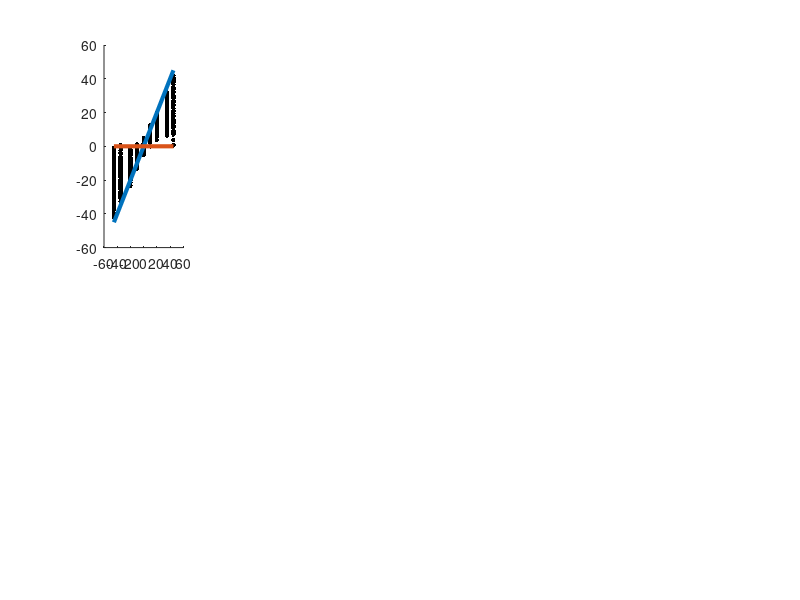

Source code (MATLAB): (Note: this script raises an error after producing the figure.)
%% fig S1C 
load('N_beha_10example.mat')
rot = [-45,-35,-20,-10,0,10,20,35,45]';
hw = reach;
days = unique(hw(:,1));
a = [1:10];
k = 1;
yy = zeros(length(rot),length(a));
figure()
for sub = a
    yy = cell(1,length(rot));
    subplot(2,5,k)
    hold on
    dat = hw(hw(:,1)==sub,:);
    dat = dat(dat(:,4)==1,:);
    dat = dat(dat(:,3)==6,:); 
    cond3 = dat(dat(:,2)==3,[6, end]); 
    for i = 1:length(rot)
        x = cond3(cond3(:,1)==rot(i),2);
        x = x(~isnan(x));
        r = rot(i);

        if r<0
            idx = (x<r-7) | (x>7);
            x(idx) = nan;
        end
        if r>0
            idx = (x>r+7) | (x<-7);
            x(idx) = nan;
        end
        if r==0
            idx = (x>7) | (x<-7);
            x(idx) = nan;
        end

        scatter(repmat(rot(i),length(x),1),x,10,'k','filled');
        yy{i} = [yy{i};x];
    end

    plot([-45,45],[-45,45],'LineWidth',3)
    plot([-45,45],[0,0],'LineWidth',3)

    yy = cellfun(@nanmean,yy);
    p = polyfit(rot,yy,3);
    x1 = linspace(rot(1),rot(end));
    y1 = polyval(p,x1);
    plot(x1,y1,'LineWidth',4)

    k = k+1;
end
set(gcf,'unit','normalized','position',[0.2,0.2,0.64,0.32]);
%% fig 1F
load('D:\Projects\MI\BCI_data\Monkey_data\Behavior\N_beha_sessions.mat')
rot = [-45,-35,-20,-10,0,10,20,35,45]';
hw = reach;
days = unique(hw(:,1));
a = [8:11]; 
k = 1;
yy = cell(1,length(rot));
figure();
hold on
for sub = a
    dat = hw(hw(:,1)==sub,:);  
    dat = dat(dat(:,3)==6,:); 
    cond3 = dat(dat(:,2)==3,[5, 6]); 
    for i = 1:length(rot)
        x = cond3(cond3(:,1)==rot(i),2);
        x = x(~isnan(x));
        r = rot(i);
        if r<0
            idx = (x<r-7) | (x>7);
            x(idx) = nan;
        end
        if r>0
            idx = (x>r+7) | (x<-7);
            x(idx) = nan;
        end
        if r==0
            idx = (x>7) | (x<-7);
            x(idx) = nan;
        end
        scatter(repmat(rot(i),length(x),1),x,10,'k','filled');
        yy{i} = [yy{i};x];
    end
    k = k+1;
end

plot([-45,45],[-45,45],'LineWidth',4)
plot([-45,45],[0,0],'LineWidth',2)

yy = cellfun(@nanmean,yy);
p = polyfit(rot,yy,3);
x1 = linspace(rot(1),rot(end));
y1 = polyval(p,x1);
plot(x1,y1,'LineWidth',3)
set(gca,'Position',[.1 .1 .4 .4]);

%% fig S1E
load('D:\Projects\MI\BCI_data\Monkey_data\Behavior\N_beha_sessions.mat')
rot = [-90, -55,-35,-20,-10,0,10,20,35,55, 90]';
hw = reach;
days = unique(hw(:,1));
a = [4]; 
k = 1;
yy = cell(1,length(rot));
figure();
hold on
for sub = a
    dat = hw(hw(:,1)==sub,:);  
    cond3 = dat(dat(:,2)==3,[5, 6]); 
    for i = 1:length(rot)
        x = cond3(cond3(:,1)==rot(i),2);
        x = x(~isnan(x));
        r = rot(i);

        scatter(repmat(rot(i),length(x),1),x,10,'k','filled');
        yy{i} = [yy{i};x];
    end
    k = k+1;
end

plot([-90,90],[-90,90],'LineWidth',4)
plot([-90,90],[0,0],'LineWidth',4)

yy = cellfun(@nanmean,yy);
p = polyfit(rot,yy,3);
x1 = linspace(rot(1),rot(end));
y1 = polyval(p,x1);
plot(x1,y1,'LineWidth',3)
set(gca,'Position',[.1 .1 .4 .4]);
